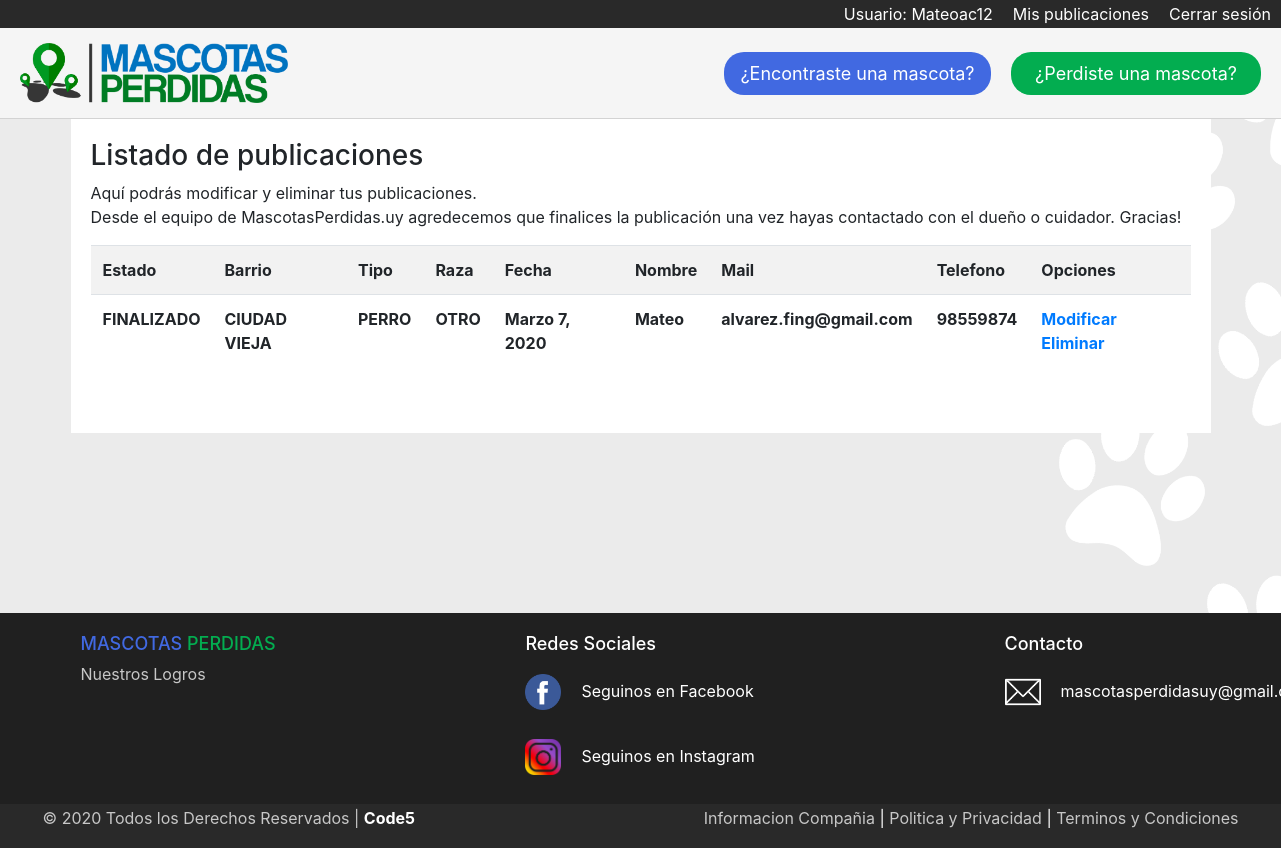
/listado_publicaciones/ (signed in), run on an earlier commit of the app's database.
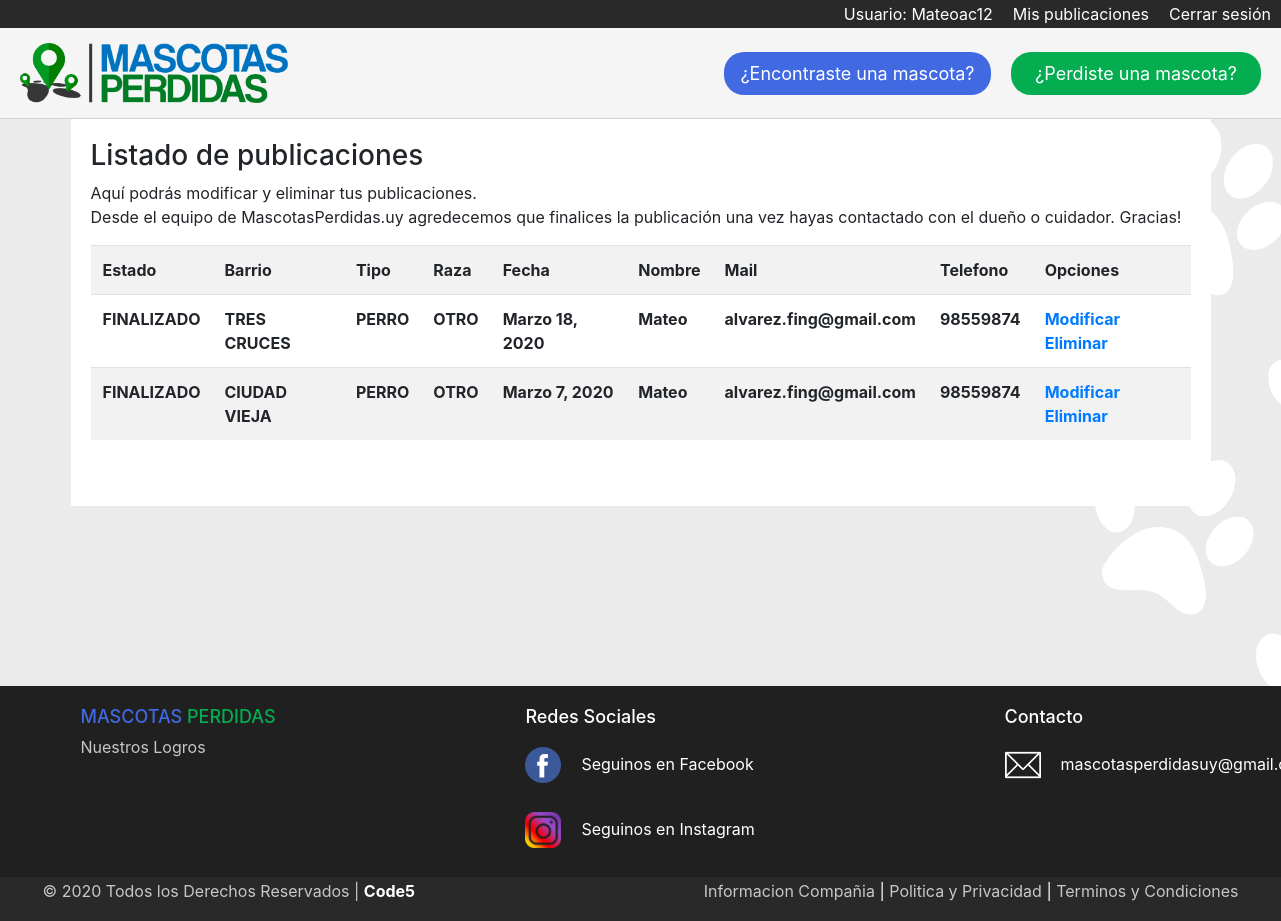
And on a later commit of the database.
### Mascotas/models.py (models this page shows)
class MascotaPerdida(models.Model):
    estado = models.CharField(max_length=40)
    imagen = models.ImageField(null=True, blank=True)  # <---- NO SACAR EL NULL NI EL BLANK QUE SE ROMPE LA BBDD
    barrio = models.ForeignKey(Barrio, on_delete=models.CASCADE)
    tipo = models.ForeignKey(Tipo, on_delete=models.CASCADE)
    raza = models.ForeignKey(Raza, on_delete=models.CASCADE)
    fecha = models.DateField()
    nombre = models.CharField(max_length=40)
    mail = models.EmailField()
    telefono = models.IntegerField()
    descripcion = models.TextField()

class Barrio(models.Model):
    lugar = models.CharField(max_length=40)  # <---- Para indicar el barrio donde se perdio
    def __str__(self):
        return self.lugar

class Tipo(models.Model):
    especie = models.CharField(max_length=40)  # <---- Para indicar si es perro, gato, etc.
    def __str__(self):
        return self.especie

class Raza(models.Model):
    tipo = models.CharField(max_length=40)  # <---- Para indicar la raza del animal
    def __str__(self):
        return self.tipo

### Mascotasperdidas/views.py (the view)
# urls.py: path('listado_publicaciones/', Listado_publicaciones, name='listado_publicaciones'),
@login_required
def Listado_publicaciones(request):
    listado = MascotaPerdida.objects.order_by('-id')
    data = {
        'listado': listado
    }
    return render(request, 'listado_publicaciones.html', data)

### Mascotasperdidas/templates/listado_publicaciones.html (shortened to what this page needs)
{% extends 'base.html' %}
{% load static %}
{% block contenido %}
{% if user.is_authenticated %}
    <h3>Listado de publicaciones</h3>
    <p>Aquí podrás modificar y eliminar tus publicaciones. <br>
        Desde el equipo de MascotasPerdidas.uy agredecemos que finalices la publicación una vez hayas contactado con el dueño o cuidador. Gracias!</p>
    <table class="table table-striped">
        <tr>
            <th>Estado</th>
            <th>Barrio</th>
            <th>Tipo</th>
            <th>Raza</th>
            <th>Fecha</th>
            <th>Nombre</th>
            <th>Mail</th>
            <th>Telefono</th>
            <th>Opciones</th>
        </tr>
        {% for l in listado %}
            {% if user.email == l.mail %}
                <tr>
                    <th>{{ l.estado }}</th>
                    <th>{{ l.barrio }}</th>
                    <th>{{ l.tipo }}</th>
                    <th>{{ l.raza }}</th>
                    <th>{{ l.fecha }}</th>
                    <th>{{ l.nombre }}</th>
                    <th>{{ l.mail }}</th>
                    <th>{{ l.telefono }}</th>
                    <th>
                        <a href="{% url 'modificar_publicaciones' l.id %}">Modificar</a>
                        <a href="#" onclick="ConfirmarEliminacion({{l.id}})">Eliminar</a>
                    </th>
                </tr>
            {% endif %}
        {% endfor %}
    </table>
{% else %}
    <h3>Debe iniciar sesión para ver el listado</h3>
{% endif %}
{% endblock %}

What changed in the data, as far as the page shows it:
added MascotaPerdida: estado "FINALIZADO", barrio "TRES CRUCES", tipo "PERRO", raza "OTRO", fecha "Marzo 18, 2020", nombre "Mateo", mail "alvarez.fing@gmail.com", telefono "98559874"
